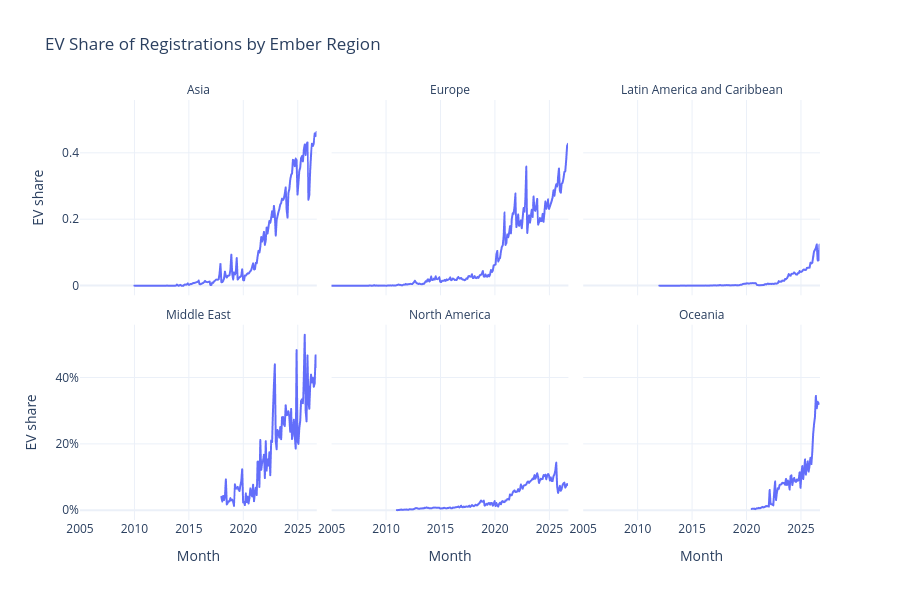

Source (notebook cell):
### Markdown cell above
## Plot 4: EV adoption by region (small multiples)

### Code cell
# Calculate total registrations by region and month
region_total = (
    df.groupby(["ember_region", "date"])["registrations"]
    .sum()
    .reset_index(name="total")
)

# Calculate EV registrations (BEV + PHEV) by region and month
region_ev = (
    df[df["drivetrain"].isin(EV_DRIVETRAINS)]
    .groupby(["ember_region", "date"])["registrations"]
    .sum()
    .reset_index(name="ev")
)

# Combine EV registrations with total registrations
region_ev = region_total.merge(
    region_ev,
    on=["ember_region", "date"],
    how="left",
    validate="one_to_one"
)

# Calculate EV market share
region_ev["ev_share"] = np.where(
    region_ev["total"] > 0,
    region_ev["ev"] / region_ev["total"],
    np.nan
)

# Plot EV adoption by region
fig = px.line(
    region_ev,
    x="date",
    y="ev_share",
    facet_col="ember_region",
    facet_col_wrap=3,
    title="EV Share of Registrations by Ember Region",
    labels={
        "date": "Month",
        "ev_share": "EV share",
        "ember_region": "Region"
    },
)

fig.update_layout(
    template="plotly_white",
    height=600,
    yaxis_tickformat=".0%"
)

fig.for_each_annotation(
    lambda a: a.update(text=a.text.split("=")[-1])
)

fig.write_image(EDA_DIR / "04_ev_by_region.png", scale=2)
fig.show()

# Display latest EV share by region
latest_date = region_ev["date"].max()

print(f"Latest EV share by region ({latest_date.date()}):")

print(
    region_ev[region_ev["date"] == latest_date]
    .sort_values("ev_share", ascending=False)
    [["ember_region", "ev_share"]]
    .to_string(index=False)
)
print(region_ev.head())
print("Missing EV shares:", region_ev["ev_share"].isna().sum())
print("Duplicate region-date keys:",
      region_ev.duplicated(["ember_region", "date"]).sum())

### Figure 1 — Plotly figure (JSON) as saved in the notebook; plotly's stock layout.template omitted (floating-point values rounded to 4 significant figures; data arrays with more than 128 entries replaced by an {"elided": "..."} marker saying what was removed)
{"data": [{"hovertemplate": "Region=Asia<br>Month=%{x}<br>EV share=%{y}<extra></extra>", "legendgroup": "", "line": {"color": "#636efa", "dash": "solid"}, "marker": {"symbol": "circle"}, "mode": "lines", "name": "", "showlegend": false, "type": "scattergl", "x": {"elided": "202 str values"}, "xaxis": "x4", "y": {"elided": "202 float values"}, "yaxis": "y4"}, {"hovertemplate": "Region=Europe<br>Month=%{x}<br>EV share=%{y}<extra></extra>", "legendgroup": "", "line": {"color": "#636efa", "dash": "solid"}, "marker": {"symbol": "circle"}, "mode": "lines", "name": "", "showlegend": false, "type": "scattergl", "x": {"elided": "262 str values"}, "xaxis": "x5", "y": {"elided": "262 float values"}, "yaxis": "y5"}, {"hovertemplate": "Region=Latin America and Caribbean<br>Month=%{x}<br>EV share=%{y}<extra></extra>", "legendgroup": "", "line": {"color": "#636efa", "dash": "solid"}, "marker": {"symbol": "circle"}, "mode": "lines", "name": "", "showlegend": false, "type": "scattergl", "x": {"elided": "178 str values"}, "xaxis": "x6", "y": {"elided": "178 float values"}, "yaxis": "y6"}, {"hovertemplate": "Region=Middle East<br>Month=%{x}<br>EV share=%{y}<extra></extra>", "legendgroup": "", "line": {"color": "#636efa", "dash": "solid"}, "marker": {"symbol": "circle"}, "mode": "lines", "name": "", "showlegend": false, "type": "scattergl", "x": ["2018-01-01T00:00:00.000000", "2018-02-01T00:00:00.000000", "2018-03-01T00:00:00.000000", "2018-04-01T00:00:00.000000", "2018-05-01T00:00:00.000000", "2018-06-01T00:00:00.000000", "2018-07-01T00:00:00.000000", "2018-08-01T00:00:00.000000", "2018-09-01T00:00:00.000000", "2018-10-01T00:00:00.000000", "2018-11-01T00:00:00.000000", "2018-12-01T00:00:00.000000", "2019-01-01T00:00:00.000000", "2019-02-01T00:00:00.000000", "2019-03-01T00:00:00.000000", "2019-04-01T00:00:00.000000", "2019-05-01T00:00:00.000000", "2019-06-01T00:00:00.000000", "2019-07-01T00:00:00.000000", "2019-08-01T00:00:00.000000", "2019-09-01T00:00:00.000000", "2019-10-01T00:00:00.000000", "2019-11-01T00:00:00.000000", "2019-12-01T00:00:00.000000", "2020-01-01T00:00:00.000000", "2020-02-01T00:00:00.000000", "2020-03-01T00:00:00.000000", "2020-04-01T00:00:00.000000", "2020-05-01T00:00:00.000000", "2020-06-01T00:00:00.000000", "2020-07-01T00:00:00.000000", "2020-08-01T00:00:00.000000", "2020-09-01T00:00:00.000000", "2020-10-01T00:00:00.000000", "2020-11-01T00:00:00.000000", "2020-12-01T00:00:00.000000", "2021-01-01T00:00:00.000000", "2021-02-01T00:00:00.000000", "2021-03-01T00:00:00.000000", "2021-04-01T00:00:00.000000", "2021-05-01T00:00:00.000000", "2021-06-01T00:00:00.000000", "2021-07-01T00:00:00.000000", "2021-08-01T00:00:00.000000", "2021-09-01T00:00:00.000000", "2021-10-01T00:00:00.000000", "2021-11-01T00:00:00.000000", "2021-12-01T00:00:00.000000", "2022-01-01T00:00:00.000000", "2022-02-01T00:00:00.000000", "2022-03-01T00:00:00.000000", "2022-04-01T00:00:00.000000", "2022-05-01T00:00:00.000000", "2022-06-01T00:00:00.000000", "2022-07-01T00:00:00.000000", "2022-08-01T00:00:00.000000", "2022-09-01T00:00:00.000000", "2022-10-01T00:00:00.000000", "2022-11-01T00:00:00.000000", "2022-12-01T00:00:00.000000", "2023-01-01T00:00:00.000000", "2023-02-01T00:00:00.000000", "2023-03-01T00:00:00.000000", "2023-04-01T00:00:00.000000", "2023-05-01T00:00:00.000000", "2023-06-01T00:00:00.000000", "2023-07-01T00:00:00.000000", "2023-08-01T00:00:00.000000", "2023-09-01T00:00:00.000000", "2023-10-01T00:00:00.000000", "2023-11-01T00:00:00.000000", "2023-12-01T00:00:00.000000", "2024-01-01T00:00:00.000000", "2024-02-01T00:00:00.000000", "2024-03-01T00:00:00.000000", "2024-04-01T00:00:00.000000", "2024-05-01T00:00:00.000000", "2024-06-01T00:00:00.000000", "2024-07-01T00:00:00.000000", "2024-08-01T00:00:00.000000", "2024-09-01T00:00:00.000000", "2024-10-01T00:00:00.000000", "2024-11-01T00:00:00.000000", "2024-12-01T00:00:00.000000", "2025-01-01T00:00:00.000000", "2025-02-01T00:00:00.000000", "2025-03-01T00:00:00.000000", "2025-04-01T00:00:00.000000", "2025-05-01T00:00:00.000000", "2025-06-01T00:00:00.000000", "2025-07-01T00:00:00.000000", "2025-08-01T00:00:00.000000", "2025-09-01T00:00:00.000000", "2025-10-01T00:00:00.000000", "2025-11-01T00:00:00.000000", "2025-12-01T00:00:00.000000", "2026-01-01T00:00:00.000000", "2026-02-01T00:00:00.000000", "2026-03-01T00:00:00.000000", "2026-04-01T00:00:00.000000", "2026-05-01T00:00:00.000000", "2026-06-01T00:00:00.000000", "2026-07-01T00:00:00.000000", "2026-08-01T00:00:00.000000", "2026-09-01T00:00:00.000000", "2026-10-01T00:00:00.000000"], "xaxis": "x", "y": [0.04082, 0.02659, 0.04322, 0.03064, 0.04055, 0.09298, 0.01757, 0.02204, 0.02732, 0.02672, 0.03661, 0.02998, 0.03193, 0.02592, 0.01322, 0.07832, 0.0649, 0.06597, 0.07049, 0.06239, 0.05798, 0.07407, 0.08799, 0.1237, 0.02376, 0.02565, 0.01557, 0.05104, 0.02452, 0.04103, 0.02052, 0.03636, 0.06609, 0.04766, 0.04168, 0.07713, 0.02723, 0.0529, 0.06809, 0.04592, 0.1469, 0.1468, 0.07039, 0.2121, 0.1221, 0.1434, 0.1503, 0.1676, 0.09718, 0.2085, 0.1196, 0.1534, 0.1346, 0.1751, 0.1057, 0.2107, 0.2059, 0.3017, 0.379, 0.4406, 0.2087, 0.184, 0.2423, 0.2358, 0.2191, 0.2511, 0.2143, 0.2806, 0.2819, 0.2589, 0.2539, 0.317, 0.2868, 0.2881, 0.299, 0.2824, 0.2368, 0.3057, 0.2152, 0.2343, 0.2734, 0.2235, 0.1863, 0.4833, 0.2084, 0.2003, 0.2461, 0.2689, 0.3306, 0.335, 0.323, 0.4012, 0.5298, 0.3008, 0.2684, 0.4671, 0.3301, 0.3063, 0.3725, 0.4094, 0.3859, 0.4002, 0.3727, 0.3827, 0.4676, 0.4325], "yaxis": "y"}, {"hovertemplate": "Region=North America<br>Month=%{x}<br>EV share=%{y}<extra></extra>", "legendgroup": "", "line": {"color": "#636efa", "dash": "solid"}, "marker": {"symbol": "circle"}, "mode": "lines", "name": "", "showlegend": false, "type": "scattergl", "x": {"elided": "190 str values"}, "xaxis": "x2", "y": {"elided": "190 float values"}, "yaxis": "y2"}, {"hovertemplate": "Region=Oceania<br>Month=%{x}<br>EV share=%{y}<extra></extra>", "legendgroup": "", "line": {"color": "#636efa", "dash": "solid"}, "marker": {"symbol": "circle"}, "mode": "lines", "name": "", "showlegend": false, "type": "scattergl", "x": ["2020-07-01T00:00:00.000000", "2020-08-01T00:00:00.000000", "2020-09-01T00:00:00.000000", "2020-10-01T00:00:00.000000", "2020-11-01T00:00:00.000000", "2020-12-01T00:00:00.000000", "2021-01-01T00:00:00.000000", "2021-02-01T00:00:00.000000", "2021-03-01T00:00:00.000000", "2021-04-01T00:00:00.000000", "2021-05-01T00:00:00.000000", "2021-06-01T00:00:00.000000", "2021-07-01T00:00:00.000000", "2021-08-01T00:00:00.000000", "2021-09-01T00:00:00.000000", "2021-10-01T00:00:00.000000", "2021-11-01T00:00:00.000000", "2021-12-01T00:00:00.000000", "2022-01-01T00:00:00.000000", "2022-02-01T00:00:00.000000", "2022-03-01T00:00:00.000000", "2022-04-01T00:00:00.000000", "2022-05-01T00:00:00.000000", "2022-06-01T00:00:00.000000", "2022-07-01T00:00:00.000000", "2022-08-01T00:00:00.000000", "2022-09-01T00:00:00.000000", "2022-10-01T00:00:00.000000", "2022-11-01T00:00:00.000000", "2022-12-01T00:00:00.000000", "2023-01-01T00:00:00.000000", "2023-02-01T00:00:00.000000", "2023-03-01T00:00:00.000000", "2023-04-01T00:00:00.000000", "2023-05-01T00:00:00.000000", "2023-06-01T00:00:00.000000", "2023-07-01T00:00:00.000000", "2023-08-01T00:00:00.000000", "2023-09-01T00:00:00.000000", "2023-10-01T00:00:00.000000", "2023-11-01T00:00:00.000000", "2023-12-01T00:00:00.000000", "2024-01-01T00:00:00.000000", "2024-02-01T00:00:00.000000", "2024-03-01T00:00:00.000000", "2024-04-01T00:00:00.000000", "2024-05-01T00:00:00.000000", "2024-06-01T00:00:00.000000", "2024-07-01T00:00:00.000000", "2024-08-01T00:00:00.000000", "2024-09-01T00:00:00.000000", "2024-10-01T00:00:00.000000", "2024-11-01T00:00:00.000000", "2024-12-01T00:00:00.000000", "2025-01-01T00:00:00.000000", "2025-02-01T00:00:00.000000", "2025-03-01T00:00:00.000000", "2025-04-01T00:00:00.000000", "2025-05-01T00:00:00.000000", "2025-06-01T00:00:00.000000", "2025-07-01T00:00:00.000000", "2025-08-01T00:00:00.000000", "2025-09-01T00:00:00.000000", "2025-10-01T00:00:00.000000", "2025-11-01T00:00:00.000000", "2025-12-01T00:00:00.000000", "2026-01-01T00:00:00.000000", "2026-02-01T00:00:00.000000", "2026-03-01T00:00:00.000000", "2026-04-01T00:00:00.000000", "2026-05-01T00:00:00.000000", "2026-06-01T00:00:00.000000", "2026-07-01T00:00:00.000000", "2026-08-01T00:00:00.000000", "2026-09-01T00:00:00.000000", "2026-10-01T00:00:00.000000"], "xaxis": "x3", "y": [0.003879, 0.00442, 0.004309, 0.004938, 0.003403, 0.004516, 0.005842, 0.005507, 0.007236, 0.006003, 0.007021, 0.007987, 0.01037, 0.008549, 0.00966, 0.01043, 0.0128, 0.01176, 0.0126, 0.01095, 0.06138, 0.01929, 0.01795, 0.018, 0.0147, 0.05245, 0.08695, 0.03078, 0.05397, 0.06664, 0.06463, 0.07687, 0.07745, 0.0784, 0.08312, 0.08247, 0.08222, 0.07662, 0.09473, 0.07601, 0.08999, 0.08574, 0.06244, 0.1028, 0.1055, 0.07595, 0.09147, 0.09753, 0.08739, 0.08547, 0.09312, 0.08874, 0.09154, 0.1145, 0.06774, 0.1102, 0.1333, 0.09409, 0.1182, 0.1534, 0.1075, 0.1297, 0.1477, 0.1166, 0.135, 0.1585, 0.1396, 0.1756, 0.2287, 0.2603, 0.2814, 0.3451, 0.3078, 0.3276, 0.3207, 0.3223], "yaxis": "y3"}], "layout": {"annotations": [{"font": {}, "showarrow": false, "text": "Middle East", "x": 0.16, "xanchor": "center", "xref": "paper", "y": 0.465, "yanchor": "bottom", "yref": "paper"}, {"font": {}, "showarrow": false, "text": "North America", "x": 0.5, "xanchor": "center", "xref": "paper", "y": 0.465, "yanchor": "bottom", "yref": "paper"}, {"font": {}, "showarrow": false, "text": "Oceania", "x": 0.84, "xanchor": "center", "xref": "paper", "y": 0.465, "yanchor": "bottom", "yref": "paper"}, {"font": {}, "showarrow": false, "text": "Asia", "x": 0.16, "xanchor": "center", "xref": "paper", "y": 1.0, "yanchor": "bottom", "yref": "paper"}, {"font": {}, "showarrow": false, "text": "Europe", "x": 0.5, "xanchor": "center", "xref": "paper", "y": 1.0, "yanchor": "bottom", "yref": "paper"}, {"font": {}, "showarrow": false, "text": "Latin America and Caribbean", "x": 0.84, "xanchor": "center", "xref": "paper", "y": 1.0, "yanchor": "bottom", "yref": "paper"}], "height": 600, "legend": {"tracegroupgap": 0}, "title": {"text": "EV Share of Registrations by Ember Region"}, "xaxis": {"anchor": "y", "domain": [0, 0.32], "title": {"text": "Month"}}, "xaxis2": {"anchor": "y2", "domain": [0.34, 0.66], "matches": "x", "title": {"text": "Month"}}, "xaxis3": {"anchor": "y3", "domain": [0.68, 1.0], "matches": "x", "title": {"text": "Month"}}, "xaxis4": {"anchor": "y4", "domain": [0, 0.32], "matches": "x", "showticklabels": false}, "xaxis5": {"anchor": "y5", "domain": [0.34, 0.66], "matches": "x", "showticklabels": false}, "xaxis6": {"anchor": "y6", "domain": [0.68, 1.0], "matches": "x", "showticklabels": false}, "yaxis": {"anchor": "x", "domain": [0, 0.465], "tickformat": ".0%", "title": {"text": "EV share"}}, "yaxis2": {"anchor": "x2", "domain": [0, 0.465], "matches": "y", "showticklabels": false}, "yaxis3": {"anchor": "x3", "domain": [0, 0.465], "matches": "y", "showticklabels": false}, "yaxis4": {"anchor": "x4", "domain": [0.535, 1.0], "matches": "y", "title": {"text": "EV share"}}, "yaxis5": {"anchor": "x5", "domain": [0.535, 1.0], "matches": "y", "showticklabels": false}, "yaxis6": {"anchor": "x6", "domain": [0.535, 1.0], "matches": "y", "showticklabels": false}}}
